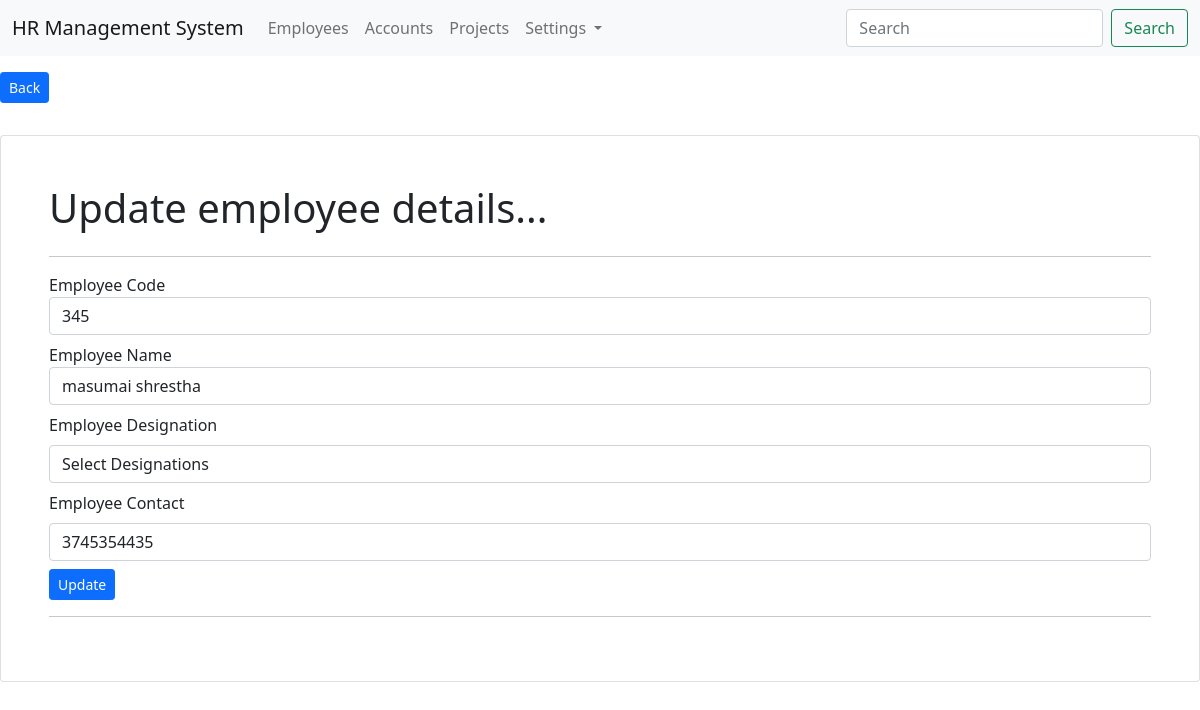
The app's page /employees/edit/345/ with its own data.
### Employees/models.py (models this page shows, shortened)
class EmployeeDetail(models.Model):
    employee_code = models.PositiveIntegerField(primary_key=True, auto_created=True)
    employee_name = models.CharField(max_length=30)
    employee_designation = models.ForeignKey(EmployeeDesignation, on_delete=models.CASCADE)
    employee_contact = models.CharField(max_length=10)
    employee_image = models.FileField(upload_to="images/employeeImage", blank=True, null=True)
    is_active = models.BooleanField(default=True)
    class Meta:
        db_table = "employee_details"
        ordering = ["-employee_name"]

### Employees/views.py (the view)
# urls.py: path('edit/<int:pk>/', views.employee_edit, name='employee_edit'),
def employee_edit(request, pk):
    employee_obj=EmployeeDetail.objects.get(pk=pk)
    designation_obj=EmployeeDesignation.objects.all()
    context={"data": employee_obj, "employee_designation": designation_obj}
    if request.method == "POST":
        employee_obj= EmployeeCreateForm(data=request.POST, instance=employee_obj)
        if employee_obj.is_valid():
            employee_obj.save()
            return redirect("employee_show", pk)   #redirecting to url having pk or id
    return render(request, 'employees/employee_edit.html', context)

### templates/employees/employee_edit.html (shortened to what this page needs)
{% extends 'layouts/master.html' %}
{% block content %}
<div class="conatiner">
    <a href="{% url 'employee_list' %}" class= "btn btn-sm btn-primary mb-3 mt-3"> Back</a>
    <div class="card p-5 mt-3">
        <h1>Update employee details...</h1>
        <hr>
        <form action="{% url 'employee_edit' data.pk %}" method="post">
            <div class="form-group mb-2">
                <label for="employee_code">Employee Code</label>
                <input type="number" name="employee_code" value="{{ data.employee_code }}" class="form-control">
            </div>
            <div class="form-group mb-2">
                <label for="employee_name">Employee Name</label>
                <input type="text" name="employee_name" value="{{ data.employee_name }}" class="form-control">
            </div>
            <div class="form-group mb-2">
            <label for="employee_designation">Employee Designation</label>
                <select name="employee_designation" class="form-control mt-2">
                    <option value="0">Select Designations</option>
                </select>
            </div>
            <div class="form-group mb-2">
                <label for="employee_contact">Employee Contact</label>
                <input type="number" name="employee_contact" value="{{ data.employee_contact }}" class="form-control mt-2">
            </div>
            <input type="submit" value="Update" class="btn btn-primary btn-sm">
        </form>
        <hr>
    </div>
</div>
{% endblock %}

### records on screen
EmployeeDetail: employee_code "345", employee_name "masumai shrestha", employee_contact "3745354435"
